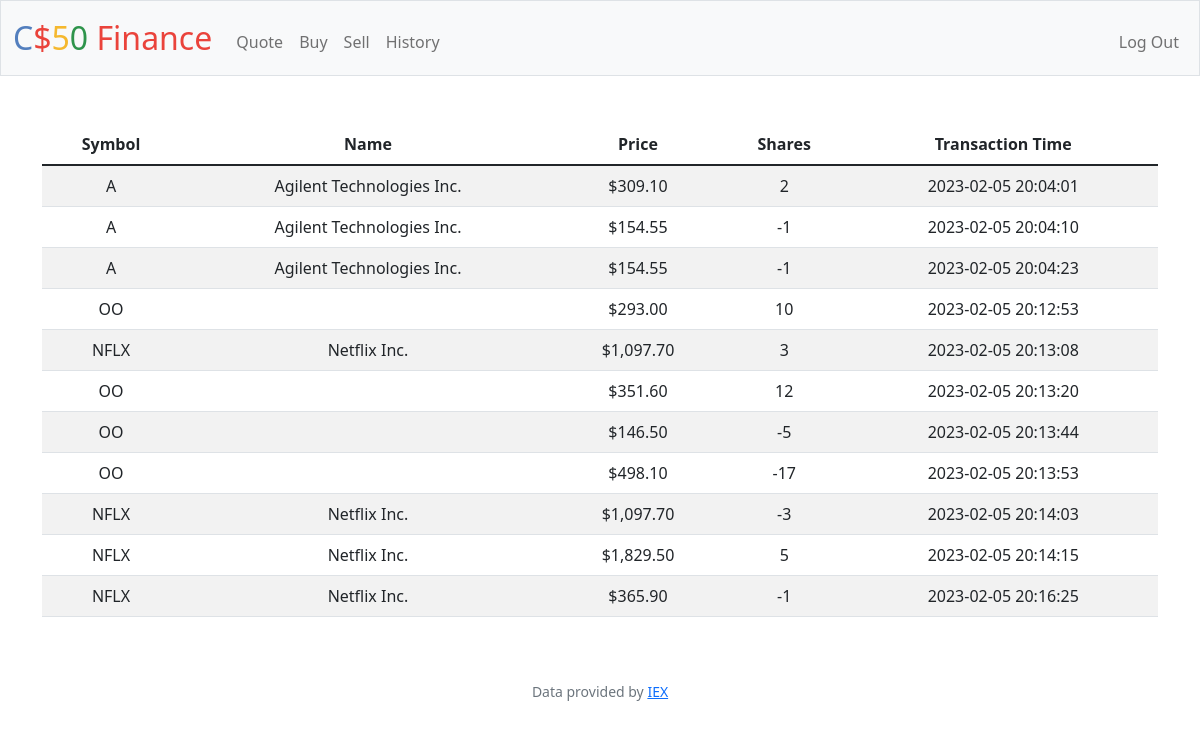
Before: /history (signed in) with the older database file.
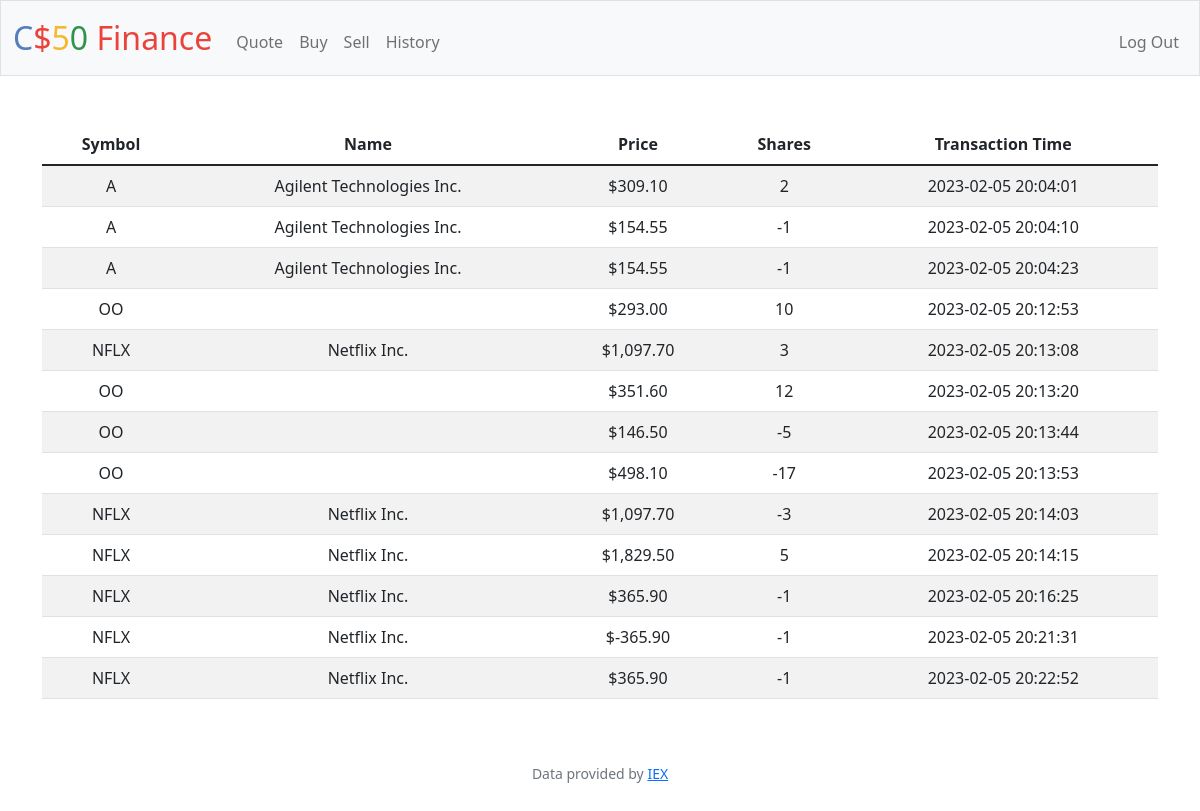
After: the same page with the newer database file.
### tables this page shows
CREATE TABLE trx(
id integer primary key autoincrement not null,
user_id integer not null,
symbol text not null,
shares integer not null,
price float not null,
trx_time DATETIME DEFAULT CURRENT_TIMESTAMP, name text after symbol);

### app.py (the view)
@app.route("/history")
@login_required
def history():
    id = session["user_id"]
    history = db.execute("SELECT * FROM trx where user_id = ?", id)
    return render_template("history.html", history = history)

### app.py (called while the page is built)
@app.after_request
def after_request(response):
    response.headers["Cache-Control"] = "no-cache, no-store, must-revalidate"
    response.headers["Expires"] = 0
    response.headers["Pragma"] = "no-cache"
    return response

### helpers.py (called while the page is built)
def login_required(f):
    @wraps(f)
    def decorated_function(*args, **kwargs):
        if session.get("user_id") is None:
            return redirect("/login")
        return f(*args, **kwargs)
    return decorated_function

def usd(value):
    return f"${value:,.2f}"

### templates/history.html (shortened to what this page needs)
{% extends "layout.html" %}
{% block main %}
    <div class="container">
        <table class="table table-striped">
            <thead>
                <th>Symbol</th>
                <th>Name</th>
                <th>Price</th>
                <th>Shares</th>
                <th>Transaction Time</th>
            </thead>
            <tbody>
                {% for hist in history %}
                <tr>
                    <td>{{ hist["symbol"] }}</td>
                    <td>{{ hist["name"] }}</td>
                    <td>{{ hist["price"] | usd }}</td>
                    <td>{{ hist["shares"] }}</td>
                    <td>{{ hist["trx_time"] }}</td>
                </tr>
                {% endfor %}
            </tbody>
        </table>
    </div>
{% endblock %}

### templates/layout.html (shortened to what this page needs)
<!DOCTYPE html>
<html lang="en">
    <head>
        <link href="https://cdn.jsdelivr.net/npm/bootstrap@5.1.3/dist/css/bootstrap.min.css" rel="stylesheet">
        <link href="/static/styles.css" rel="stylesheet">
    </head>
    <body>
        <nav class="bg-light border navbar navbar-expand-md navbar-light">
            <div class="container-fluid">
                <a class="navbar-brand" href="/"><span class="blue">C</span><span class="red">$</span><span class="yellow">5</span><span class="green">0</span> <span class="red">Finance</span></a>
                <div class="collapse navbar-collapse" id="navbar">
                    {% if session["user_id"] %}
                        <ul class="navbar-nav me-auto mt-2">
                            <li class="nav-item"><a class="nav-link" href="/quote">Quote</a></li>
                            <li class="nav-item"><a class="nav-link" href="/buy">Buy</a></li>
                            <li class="nav-item"><a class="nav-link" href="/sell">Sell</a></li>
                            <li class="nav-item"><a class="nav-link" href="/history">History</a></li>
                        </ul>
                        <ul class="navbar-nav ms-auto mt-2">
                            <li class="nav-item"><a class="nav-link" href="/logout">Log Out</a></li>
                        </ul>
                    {% else %}
                        <ul class="navbar-nav ms-auto mt-2">
                            <li class="nav-item"><a class="nav-link" href="/register">Register</a></li>
                            <li class="nav-item"><a class="nav-link" href="/login">Log In</a></li>
                        </ul>
                    {% endif %}
                </div>
            </div>
        </nav>
        <main class="container-fluid py-5 text-center">
            {% block main %}{% endblock %}
        </main>
        <footer class="mb-5 small text-center text-muted">
            Data provided by <a href="https://iexcloud.io/">IEX</a>
        </footer>
    </body>
</html>

### static/styles.css (style rules this page uses)
nav .navbar-brand { font-size: xx-large; }
nav .navbar-brand .blue { color: #537fbe; }
nav .navbar-brand .red { color: #ea433b; }
nav .navbar-brand .yellow { color: #f5b82e; }
nav .navbar-brand .green { color: #2e944b; }

Changed rows visible on the page:
added trx: symbol "NFLX", name "Netflix Inc.", price "$-365.90", shares "-1", trx_time "2023-02-05 20:21:31"
added trx: symbol "NFLX", name "Netflix Inc.", price "$365.90", shares "-1", trx_time "2023-02-05 20:22:52"
